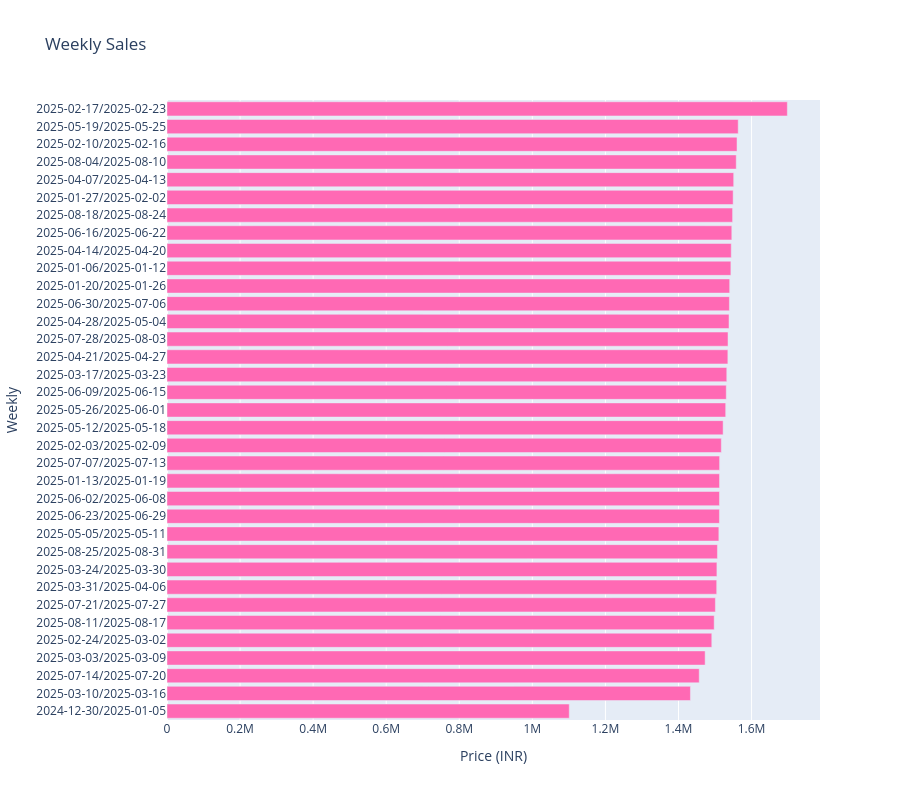

Notebook source saved alongside this figure:
### Code cell
fig = px.bar(
    weekly_sales,
    x='Price (INR)',
    y='Weekly',
    orientation="h",
    color_discrete_sequence=['hotpink'],
    title="Weekly Sales"
)
fig.update_layout(height=800,yaxis=dict(autorange="reversed"))
fig.show()

### Figure 1 — Plotly figure (JSON) as saved in the notebook; plotly's stock layout.template omitted (floating-point values rounded to 4 significant figures)
{"data": [{"hovertemplate": "Price (INR)=%{x}<br>Weekly=%{y}<extra></extra>", "legendgroup": "", "marker": {"color": "hotpink", "pattern": {"shape": ""}}, "name": "", "orientation": "h", "showlegend": false, "textposition": "auto", "type": "bar", "x": [1698000.0, 1563000.0, 1560000.0, 1558000.0, 1551000.0, 1550000.0, 1548000.0, 1546000.0, 1544000.0, 1543000.0, 1540000.0, 1539000.0, 1538000.0, 1536000.0, 1535000.0, 1532000.0, 1531000.0, 1529000.0, 1522000.0, 1517000.0, 1513000.0, 1512000.0, 1512000.0, 1512000.0, 1511000.0, 1507000.0, 1505000.0, 1505000.0, 1501000.0, 1498000.0, 1491000.0, 1473000.0, 1457000.0, 1433000.0, 1101000.0], "xaxis": "x", "y": ["2025-02-17/2025-02-23", "2025-05-19/2025-05-25", "2025-02-10/2025-02-16", "2025-08-04/2025-08-10", "2025-04-07/2025-04-13", "2025-01-27/2025-02-02", "2025-08-18/2025-08-24", "2025-06-16/2025-06-22", "2025-04-14/2025-04-20", "2025-01-06/2025-01-12", "2025-01-20/2025-01-26", "2025-06-30/2025-07-06", "2025-04-28/2025-05-04", "2025-07-28/2025-08-03", "2025-04-21/2025-04-27", "2025-03-17/2025-03-23", "2025-06-09/2025-06-15", "2025-05-26/2025-06-01", "2025-05-12/2025-05-18", "2025-02-03/2025-02-09", "2025-07-07/2025-07-13", "2025-01-13/2025-01-19", "2025-06-02/2025-06-08", "2025-06-23/2025-06-29", "2025-05-05/2025-05-11", "2025-08-25/2025-08-31", "2025-03-24/2025-03-30", "2025-03-31/2025-04-06", "2025-07-21/2025-07-27", "2025-08-11/2025-08-17", "2025-02-24/2025-03-02", "2025-03-03/2025-03-09", "2025-07-14/2025-07-20", "2025-03-10/2025-03-16", "2024-12-30/2025-01-05"], "yaxis": "y"}], "layout": {"barmode": "relative", "height": 800, "legend": {"tracegroupgap": 0}, "title": {"text": "Weekly Sales"}, "xaxis": {"anchor": "y", "domain": [0, 1], "title": {"text": "Price (INR)"}}, "yaxis": {"anchor": "x", "autorange": "reversed", "domain": [0, 1], "title": {"text": "Weekly"}}}}
